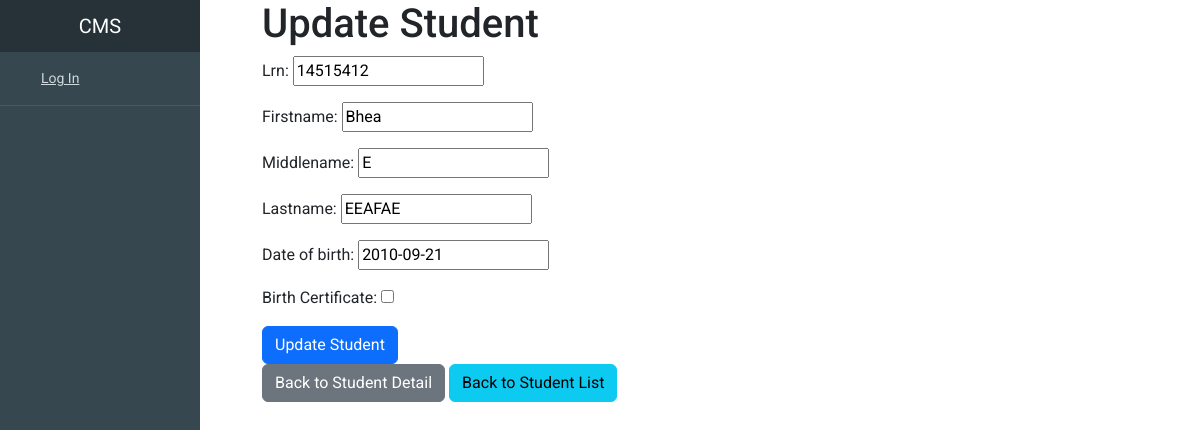
The app's page /student/2/update/ with its own data.
### student/models.py (models this page shows, shortened)
class Student(models.Model):
    lrn = models.CharField(max_length=20, unique=True)
    firstname = models.CharField(max_length=100)
    middlename = models.CharField(max_length=100)
    lastname = models.CharField(max_length=100)
    complete_name = models.CharField(max_length=100)
    gender = models.CharField(max_length=10, choices=Gender_Choices, default='F')
    date_of_birth = models.DateField()
    birth_cert = models.BooleanField(default=False, verbose_name='Birth Certificate')
    attendance = models.IntegerField(default=0, verbose_name='Daily Attendance')

### student/views.py (the view)
# urls.py: path('<int:pk>/update/', StudentUpdateView.as_view(), name='student-update'),
class StudentUpdateView(UpdateView):
    model = Student
    fields = ['lrn', 'firstname', 'middlename', 'lastname', 'date_of_birth','birth_cert']
    template_name = 'student/student_update.html'
    def get_object(self, queryset=None):
        return get_object_or_404(Student, pk=self.kwargs['pk'])

### student/templates/student/student_update.html (shortened to what this page needs)
{% extends 'student/base.html' %}
{% block content %}
    <h1>Update Student</h1>
    <form method="post" action="">
      {{ form.as_p }}
      <button type="submit" class="btn btn-primary">Update Student</button>
    </form>
    <a href="{% url 'student-detail' student.id %}" class="btn btn-secondary">Back to Student Detail</a>
    <a href="{% url 'student-list' %}" class="btn btn-info">Back to Student List</a>
{% endblock %}

### student/static/student/main.css (style rules this page uses)
body { overflow-x: hidden; font-family: 'Roboto', sans-serif; font-size: 16px; }

### records on screen
Student: lrn "14515412", firstname "Bhea", middlename "E", lastname "EEAFAE", date_of_birth "2010-09-21"
